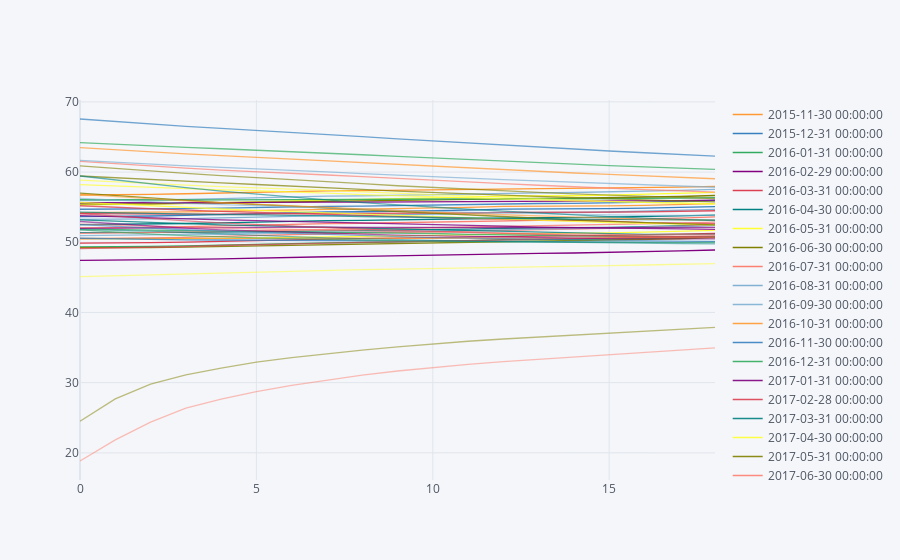

Notebook cell for this chart:
### Code cell
data2.T.iplot()

### Figure 1 — Plotly figure (JSON) as saved in the notebook; plotly's stock layout.template omitted (floating-point values rounded to 4 significant figures)
{"data": [{"line": {"color": "rgba(255, 153, 51, 1.0)", "dash": "solid", "shape": "linear", "width": 1.3}, "mode": "lines", "name": "2015-11-30 00:00:00", "text": "", "type": "scatter", "x": [0, 1, 2, 3, 4, 5, 6, 7, 8, 9, 10, 11, 12, 13, 14, 15, 16, 17, 18], "y": [56.73, 56.75, 56.82, 56.91, 57.02, 57.16, 57.32, 57.33, 57.36, 57.41, 57.47, 57.55, 57.65, 57.64, 57.66, 57.7, 57.76, 57.85, 57.96]}, {"line": {"color": "rgba(55, 128, 191, 1.0)", "dash": "solid", "shape": "linear", "width": 1.3}, "mode": "lines", "name": "2015-12-31 00:00:00", "text": "", "type": "scatter", "x": [0, 1, 2, 3, 4, 5, 6, 7, 8, 9, 10, 11, 12, 13, 14, 15, 16, 17, 18], "y": [53.66, 53.68, 53.74, 53.84, 53.96, 54.11, 54.29, 54.31, 54.35, 54.41, 54.49, 54.59, 54.71, 54.7, 54.73, 54.78, 54.85, 54.96, 55.09]}, {"line": {"color": "rgba(50, 171, 96, 1.0)", "dash": "solid", "shape": "linear", "width": 1.3}, "mode": "lines", "name": "2016-01-31 00:00:00", "text": "", "type": "scatter", "x": [0, 1, 2, 3, 4, 5, 6, 7, 8, 9, 10, 11, 12, 13, 14, 15, 16, 17, 18], "y": [49.33, 49.35, 49.41, 49.5, 49.61, 49.73, 49.89, 49.92, 49.97, 50.04, 50.13, 50.23, 50.36, 50.36, 50.39, 50.45, 50.54, 50.65, 50.79]}, {"line": {"color": "rgba(128, 0, 128, 1.0)", "dash": "solid", "shape": "linear", "width": 1.3}, "mode": "lines", "name": "2016-02-29 00:00:00", "text": "", "type": "scatter", "x": [0, 1, 2, 3, 4, 5, 6, 7, 8, 9, 10, 11, 12, 13, 14, 15, 16, 17, 18], "y": [47.43, 47.44, 47.48, 47.55, 47.64, 47.75, 47.9, 47.94, 48, 48.08, 48.18, 48.29, 48.42, 48.43, 48.47, 48.54, 48.64, 48.76, 48.9]}, {"line": {"color": "rgba(219, 64, 82, 1.0)", "dash": "solid", "shape": "linear", "width": 1.3}, "mode": "lines", "name": "2016-03-31 00:00:00", "text": "", "type": "scatter", "x": [0, 1, 2, 3, 4, 5, 6, 7, 8, 9, 10, 11, 12, 13, 14, 15, 16, 17, 18], "y": [49.87, 49.88, 49.94, 50.03, 50.14, 50.27, 50.43, 50.46, 50.51, 50.58, 50.68, 50.78, 50.89, 50.88, 50.9, 50.95, 51.03, 51.14, 51.27]}, {"line": {"color": "rgba(0, 128, 128, 1.0)", "dash": "solid", "shape": "linear", "width": 1.3}, "mode": "lines", "name": "2016-04-30 00:00:00", "text": "", "type": "scatter", "x": [0, 1, 2, 3, 4, 5, 6, 7, 8, 9, 10, 11, 12, 13, 14, 15, 16, 17, 18], "y": [52.52, 52.54, 52.59, 52.67, 52.77, 52.9, 53.06, 53.09, 53.13, 53.2, 53.29, 53.39, 53.51, 53.49, 53.51, 53.56, 53.64, 53.75, 53.88]}, {"line": {"color": "rgba(255, 255, 51, 1.0)", "dash": "solid", "shape": "linear", "width": 1.3}, "mode": "lines", "name": "2016-05-31 00:00:00", "text": "", "type": "scatter", "x": [0, 1, 2, 3, 4, 5, 6, 7, 8, 9, 10, 11, 12, 13, 14, 15, 16, 17, 18], "y": [55.32, 55.35, 55.41, 55.51, 55.63, 55.78, 55.96, 56.02, 56.09, 56.18, 56.29, 56.42, 56.57, 56.58, 56.63, 56.71, 56.82, 56.96, 57.12]}, {"line": {"color": "rgba(128, 128, 0, 1.0)", "dash": "solid", "shape": "linear", "width": 1.3}, "mode": "lines", "name": "2016-06-30 00:00:00", "text": "", "type": "scatter", "x": [0, 1, 2, 3, 4, 5, 6, 7, 8, 9, 10, 11, 12, 13, 14, 15, 16, 17, 18], "y": [55.46, 55.45, 55.48, 55.54, 55.61, 55.71, 55.83, 55.85, 55.9, 55.97, 56.05, 56.15, 56.27, 56.25, 56.27, 56.33, 56.41, 56.52, 56.66]}, {"line": {"color": "rgba(251, 128, 114, 1.0)", "dash": "solid", "shape": "linear", "width": 1.3}, "mode": "lines", "name": "2016-07-31 00:00:00", "text": "", "type": "scatter", "x": [0, 1, 2, 3, 4, 5, 6, 7, 8, 9, 10, 11, 12, 13, 14, 15, 16, 17, 18], "y": [52.06, 52.07, 52.13, 52.22, 52.33, 52.46, 52.62, 52.66, 52.71, 52.79, 52.88, 52.99, 53.13, 53.11, 53.14, 53.21, 53.32, 53.45, 53.61]}, {"line": {"color": "rgba(128, 177, 211, 1.0)", "dash": "solid", "shape": "linear", "width": 1.3}, "mode": "lines", "name": "2016-08-31 00:00:00", "text": "", "type": "scatter", "x": [0, 1, 2, 3, 4, 5, 6, 7, 8, 9, 10, 11, 12, 13, 14, 15, 16, 17, 18], "y": [53.27, 53.28, 53.31, 53.38, 53.48, 53.6, 53.75, 53.79, 53.85, 53.91, 53.99, 54.1, 54.23, 54.22, 54.25, 54.31, 54.4, 54.53, 54.68]}, {"line": {"color": "rgba(128, 177, 211, 0.8999999999999999)", "dash": "solid", "shape": "linear", "width": 1.3}, "mode": "lines", "name": "2016-09-30 00:00:00", "text": "", "type": "scatter", "x": [0, 1, 2, 3, 4, 5, 6, 7, 8, 9, 10, 11, 12, 13, 14, 15, 16, 17, 18], "y": [55.94, 55.96, 56.01, 56.1, 56.21, 56.35, 56.51, 56.56, 56.62, 56.7, 56.8, 56.92, 57.05, 57.05, 57.09, 57.16, 57.26, 57.39, 57.54]}, {"line": {"color": "rgba(255, 153, 51, 0.8999999999999999)", "dash": "solid", "shape": "linear", "width": 1.3}, "mode": "lines", "name": "2016-10-31 00:00:00", "text": "", "type": "scatter", "x": [0, 1, 2, 3, 4, 5, 6, 7, 8, 9, 10, 11, 12, 13, 14, 15, 16, 17, 18], "y": [54.22, 54.23, 54.27, 54.34, 54.42, 54.52, 54.65, 54.68, 54.73, 54.79, 54.88, 54.98, 55.1, 55.1, 55.12, 55.17, 55.25, 55.36, 55.5]}, {"line": {"color": "rgba(55, 128, 191, 0.8999999999999999)", "dash": "solid", "shape": "linear", "width": 1.3}, "mode": "lines", "name": "2016-11-30 00:00:00", "text": "", "type": "scatter", "x": [0, 1, 2, 3, 4, 5, 6, 7, 8, 9, 10, 11, 12, 13, 14, 15, 16, 17, 18], "y": [54.7, 54.7, 54.73, 54.78, 54.85, 54.95, 55.07, 55.11, 55.16, 55.23, 55.31, 55.41, 55.53, 55.52, 55.55, 55.61, 55.7, 55.81, 55.95]}, {"line": {"color": "rgba(50, 171, 96, 0.8999999999999999)", "dash": "solid", "shape": "linear", "width": 1.3}, "mode": "lines", "name": "2016-12-31 00:00:00", "text": "", "type": "scatter", "x": [0, 1, 2, 3, 4, 5, 6, 7, 8, 9, 10, 11, 12, 13, 14, 15, 16, 17, 18], "y": [56.08, 56.04, 56.02, 56.02, 56.04, 56.08, 56.14, 56.12, 56.12, 56.13, 56.16, 56.2, 56.26, 56.21, 56.19, 56.2, 56.23, 56.28, 56.36]}, {"line": {"color": "rgba(128, 0, 128, 0.8999999999999999)", "dash": "solid", "shape": "linear", "width": 1.3}, "mode": "lines", "name": "2017-01-31 00:00:00", "text": "", "type": "scatter", "x": [0, 1, 2, 3, 4, 5, 6, 7, 8, 9, 10, 11, 12, 13, 14, 15, 16, 17, 18], "y": [55.65, 55.62, 55.61, 55.61, 55.63, 55.67, 55.73, 55.71, 55.71, 55.73, 55.76, 55.8, 55.86, 55.82, 55.81, 55.83, 55.87, 55.93, 56.01]}, {"line": {"color": "rgba(219, 64, 82, 0.8999999999999999)", "dash": "solid", "shape": "linear", "width": 1.3}, "mode": "lines", "name": "2017-02-28 00:00:00", "text": "", "type": "scatter", "x": [0, 1, 2, 3, 4, 5, 6, 7, 8, 9, 10, 11, 12, 13, 14, 15, 16, 17, 18], "y": [54.09, 54.04, 54.01, 54.01, 54.02, 54.04, 54.07, 54.05, 54.06, 54.09, 54.13, 54.18, 54.26, 54.25, 54.26, 54.28, 54.33, 54.4, 54.49]}, {"line": {"color": "rgba(0, 128, 128, 0.8999999999999999)", "dash": "solid", "shape": "linear", "width": 1.3}, "mode": "lines", "name": "2017-03-31 00:00:00", "text": "", "type": "scatter", "x": [0, 1, 2, 3, 4, 5, 6, 7, 8, 9, 10, 11, 12, 13, 14, 15, 16, 17, 18], "y": [51.38, 51.36, 51.38, 51.4, 51.44, 51.49, 51.57, 51.59, 51.63, 51.69, 51.77, 51.87, 52, 52.02, 52.06, 52.13, 52.22, 52.33, 52.46]}, {"line": {"color": "rgba(255, 255, 51, 0.8999999999999999)", "dash": "solid", "shape": "linear", "width": 1.3}, "mode": "lines", "name": "2017-04-30 00:00:00", "text": "", "type": "scatter", "x": [0, 1, 2, 3, 4, 5, 6, 7, 8, 9, 10, 11, 12, 13, 14, 15, 16, 17, 18], "y": [50.48, 50.47, 50.48, 50.51, 50.56, 50.63, 50.72, 50.75, 50.8, 50.86, 50.95, 51.06, 51.19, 51.21, 51.26, 51.34, 51.44, 51.56, 51.7]}, {"line": {"color": "rgba(128, 128, 0, 0.8999999999999999)", "dash": "solid", "shape": "linear", "width": 1.3}, "mode": "lines", "name": "2017-05-31 00:00:00", "text": "", "type": "scatter", "x": [0, 1, 2, 3, 4, 5, 6, 7, 8, 9, 10, 11, 12, 13, 14, 15, 16, 17, 18], "y": [49.23, 49.22, 49.25, 49.31, 49.39, 49.49, 49.62, 49.65, 49.7, 49.77, 49.86, 49.97, 50.1, 50.13, 50.18, 50.26, 50.37, 50.5, 50.65]}, {"line": {"color": "rgba(251, 128, 114, 0.8999999999999999)", "dash": "solid", "shape": "linear", "width": 1.3}, "mode": "lines", "name": "2017-06-30 00:00:00", "text": "", "type": "scatter", "x": [0, 1, 2, 3, 4, 5, 6, 7, 8, 9, 10, 11, 12, 13, 14, 15, 16, 17, 18], "y": [50.48, 50.53, 50.6, 50.7, 50.83, 50.97, 51.13, 51.21, 51.3, 51.39, 51.49, 51.61, 51.75, 51.81, 51.89, 52, 52.13, 52.27, 52.43]}, {"line": {"color": "rgba(251, 128, 114, 0.7999999999999998)", "dash": "solid", "shape": "linear", "width": 1.3}, "mode": "lines", "name": "2017-07-31 00:00:00", "text": "", "type": "scatter", "x": [0, 1, 2, 3, 4, 5, 6, 7, 8, 9, 10, 11, 12, 13, 14, 15, 16, 17, 18], "y": [51.28, 51.32, 51.37, 51.44, 51.53, 51.64, 51.76, 51.82, 51.89, 51.98, 52.07, 52.17, 52.3, 52.35, 52.42, 52.5, 52.6, 52.73, 52.88]}, {"line": {"color": "rgba(128, 177, 211, 0.7999999999999998)", "dash": "solid", "shape": "linear", "width": 1.3}, "mode": "lines", "name": "2017-08-31 00:00:00", "text": "", "type": "scatter", "x": [0, 1, 2, 3, 4, 5, 6, 7, 8, 9, 10, 11, 12, 13, 14, 15, 16, 17, 18], "y": [50.94, 50.98, 51.04, 51.11, 51.18, 51.26, 51.36, 51.4, 51.46, 51.53, 51.61, 51.7, 51.81, 51.85, 51.91, 52, 52.09, 52.21, 52.36]}, {"line": {"color": "rgba(255, 153, 51, 0.7999999999999998)", "dash": "solid", "shape": "linear", "width": 1.3}, "mode": "lines", "name": "2017-09-30 00:00:00", "text": "", "type": "scatter", "x": [0, 1, 2, 3, 4, 5, 6, 7, 8, 9, 10, 11, 12, 13, 14, 15, 16, 17, 18], "y": [50.55, 50.53, 50.52, 50.51, 50.53, 50.55, 50.59, 50.56, 50.55, 50.55, 50.57, 50.58, 50.62, 50.59, 50.58, 50.6, 50.63, 50.67, 50.73]}, {"line": {"color": "rgba(55, 128, 191, 0.7999999999999998)", "dash": "solid", "shape": "linear", "width": 1.3}, "mode": "lines", "name": "2017-10-31 00:00:00", "text": "", "type": "scatter", "x": [0, 1, 2, 3, 4, 5, 6, 7, 8, 9, 10, 11, 12, 13, 14, 15, 16, 17, 18], "y": [50.57, 50.48, 50.41, 50.35, 50.32, 50.29, 50.26, 50.21, 50.17, 50.15, 50.13, 50.11, 50.11, 50.06, 50.03, 50.01, 50.01, 50.02, 50.06]}, {"line": {"color": "rgba(50, 171, 96, 0.7999999999999998)", "dash": "solid", "shape": "linear", "width": 1.3}, "mode": "lines", "name": "2017-11-30 00:00:00", "text": "", "type": "scatter", "x": [0, 1, 2, 3, 4, 5, 6, 7, 8, 9, 10, 11, 12, 13, 14, 15, 16, 17, 18], "y": [51.92, 51.79, 51.73, 51.65, 51.57, 51.53, 51.48, 51.39, 51.37, 51.32, 51.25, 51.11, 51.03, 50.93, 50.92, 50.86, 50.83, 50.78, 50.76]}, {"line": {"color": "rgba(128, 0, 128, 0.7999999999999998)", "dash": "solid", "shape": "linear", "width": 1.3}, "mode": "lines", "name": "2017-12-31 00:00:00", "text": "", "type": "scatter", "x": [0, 1, 2, 3, 4, 5, 6, 7, 8, 9, 10, 11, 12, 13, 14, 15, 16, 17, 18], "y": [53.79, 53.62, 53.45, 53.31, 53.19, 53.07, 52.97, 52.85, 52.73, 52.62, 52.51, 52.41, 52.29, 52.16, 52.12, 52.07, 51.97, 51.9, 51.85]}, {"line": {"color": "rgba(219, 64, 82, 0.7999999999999998)", "dash": "solid", "shape": "linear", "width": 1.3}, "mode": "lines", "name": "2018-01-31 00:00:00", "text": "", "type": "scatter", "x": [0, 1, 2, 3, 4, 5, 6, 7, 8, 9, 10, 11, 12, 13, 14, 15, 16, 17, 18], "y": [55.2, 54.97, 54.77, 54.59, 54.4, 54.25, 54.12, 53.96, 53.81, 53.67, 53.53, 53.38, 53.25, 53.11, 53.09, 53, 52.8, 52.71, 52.64]}, {"line": {"color": "rgba(0, 128, 128, 0.7999999999999998)", "dash": "solid", "shape": "linear", "width": 1.3}, "mode": "lines", "name": "2018-02-28 00:00:00", "text": "", "type": "scatter", "x": [0, 1, 2, 3, 4, 5, 6, 7, 8, 9, 10, 11, 12, 13, 14, 15, 16, 17, 18], "y": [53.18, 52.98, 52.82, 52.64, 52.48, 52.37, 52.28, 52.15, 52.02, 51.9, 51.78, 51.67, 51.55, 51.41, 51.33, 51.23, 51.12, 51.11, 51.12]}, {"line": {"color": "rgba(255, 255, 51, 0.7999999999999998)", "dash": "solid", "shape": "linear", "width": 1.3}, "mode": "lines", "name": "2018-03-31 00:00:00", "text": "", "type": "scatter", "x": [0, 1, 2, 3, 4, 5, 6, 7, 8, 9, 10, 11, 12, 13, 14, 15, 16, 17, 18], "y": [55.69, 55.43, 55.21, 54.98, 54.74, 54.54, 54.36, 54.16, 53.98, 53.78, 53.62, 53.44, 53.27, 53.08, 52.92, 52.8, 52.71, 52.61, 52.48]}, {"line": {"color": "rgba(128, 128, 0, 0.7999999999999998)", "dash": "solid", "shape": "linear", "width": 1.3}, "mode": "lines", "name": "2018-04-30 00:00:00", "text": "", "type": "scatter", "x": [0, 1, 2, 3, 4, 5, 6, 7, 8, 9, 10, 11, 12, 13, 14, 15, 16, 17, 18], "y": [57, 56.64, 56.29, 55.96, 55.65, 55.38, 55.13, 54.86, 54.6, 54.34, 54.07, 53.82, 53.6, 53.37, 53.17, 52.98, 52.82, 52.68, 52.48]}, {"line": {"color": "rgba(128, 128, 0, 0.7)", "dash": "solid", "shape": "linear", "width": 1.3}, "mode": "lines", "name": "2018-05-31 00:00:00", "text": "", "type": "scatter", "x": [0, 1, 2, 3, 4, 5, 6, 7, 8, 9, 10, 11, 12, 13, 14, 15, 16, 17, 18], "y": [59.44, 59.17, 58.91, 58.65, 58.45, 58.23, 58.03, 57.77, 57.53, 57.28, 57.06, 56.87, 56.71, 56.53, 56.33, 56.18, 56.03, 55.9, 55.75]}, {"line": {"color": "rgba(251, 128, 114, 0.7)", "dash": "solid", "shape": "linear", "width": 1.3}, "mode": "lines", "name": "2018-06-30 00:00:00", "text": "", "type": "scatter", "x": [0, 1, 2, 3, 4, 5, 6, 7, 8, 9, 10, 11, 12, 13, 14, 15, 16, 17, 18], "y": [61.51, 61.16, 60.87, 60.55, 60.29, 60.02, 59.82, 59.58, 59.36, 59.08, 58.83, 58.55, 58.34, 58.12, 57.89, 57.69, 57.49, 57.34, 57.15]}, {"line": {"color": "rgba(128, 177, 211, 0.7)", "dash": "solid", "shape": "linear", "width": 1.3}, "mode": "lines", "name": "2018-07-31 00:00:00", "text": "", "type": "scatter", "x": [0, 1, 2, 3, 4, 5, 6, 7, 8, 9, 10, 11, 12, 13, 14, 15, 16, 17, 18], "y": [61.67, 61.38, 61.12, 60.88, 60.66, 60.47, 60.28, 60.02, 59.78, 59.54, 59.32, 59.13, 58.93, 58.74, 58.54, 58.36, 58.16, 57.99, 57.84]}, {"line": {"color": "rgba(255, 153, 51, 0.7)", "dash": "solid", "shape": "linear", "width": 1.3}, "mode": "lines", "name": "2018-08-31 00:00:00", "text": "", "type": "scatter", "x": [0, 1, 2, 3, 4, 5, 6, 7, 8, 9, 10, 11, 12, 13, 14, 15, 16, 17, 18], "y": [63.49, 63.17, 62.88, 62.58, 62.33, 62.08, 61.87, 61.59, 61.32, 61.05, 60.8, 60.57, 60.33, 60.08, 59.87, 59.67, 59.47, 59.28, 59.05]}, {"line": {"color": "rgba(55, 128, 191, 0.7)", "dash": "solid", "shape": "linear", "width": 1.3}, "mode": "lines", "name": "2018-09-30 00:00:00", "text": "", "type": "scatter", "x": [0, 1, 2, 3, 4, 5, 6, 7, 8, 9, 10, 11, 12, 13, 14, 15, 16, 17, 18], "y": [67.56, 67.19, 66.85, 66.52, 66.22, 65.94, 65.69, 65.36, 65.04, 64.72, 64.42, 64.11, 63.83, 63.53, 63.26, 63, 62.75, 62.52, 62.28]}, {"line": {"color": "rgba(50, 171, 96, 0.7)", "dash": "solid", "shape": "linear", "width": 1.3}, "mode": "lines", "name": "2018-10-31 00:00:00", "text": "", "type": "scatter", "x": [0, 1, 2, 3, 4, 5, 6, 7, 8, 9, 10, 11, 12, 13, 14, 15, 16, 17, 18], "y": [64.2, 63.95, 63.73, 63.51, 63.32, 63.13, 62.95, 62.7, 62.47, 62.23, 62, 61.77, 61.57, 61.33, 61.13, 60.93, 60.74, 60.56, 60.37]}, {"line": {"color": "rgba(128, 0, 128, 0.7)", "dash": "solid", "shape": "linear", "width": 1.3}, "mode": "lines", "name": "2018-11-30 00:00:00", "text": "", "type": "scatter", "x": [0, 1, 2, 3, 4, 5, 6, 7, 8, 9, 10, 11, 12, 13, 14, 15, 16, 17, 18], "y": [51.99, 51.99, 52.01, 52.05, 52.09, 52.12, 52.17, 52.15, 52.13, 52.11, 52.1, 52.09, 52.1, 52.07, 52.07, 52.07, 52.08, 52.09, 52.12]}, {"line": {"color": "rgba(219, 64, 82, 0.7)", "dash": "solid", "shape": "linear", "width": 1.3}, "mode": "lines", "name": "2018-12-31 00:00:00", "text": "", "type": "scatter", "x": [0, 1, 2, 3, 4, 5, 6, 7, 8, 9, 10, 11, 12, 13, 14, 15, 16, 17, 18], "y": [49.11, 49.18, 49.28, 49.4, 49.54, 49.67, 49.82, 49.9, 49.98, 50.06, 50.15, 50.23, 50.33, 50.39, 50.48, 50.57, 50.67, 50.78, 50.89]}, {"line": {"color": "rgba(0, 128, 128, 0.7)", "dash": "solid", "shape": "linear", "width": 1.3}, "mode": "lines", "name": "2019-01-31 00:00:00", "text": "", "type": "scatter", "x": [0, 1, 2, 3, 4, 5, 6, 7, 8, 9, 10, 11, 12, 13, 14, 15, 16, 17, 18], "y": [54.28, 54.17, 54.07, 54, 53.94, 53.9, 53.86, 53.76, 53.67, 53.59, 53.52, 53.44, 53.4, 53.33, 53.28, 53.25, 53.22, 53.18, 53.17]}, {"line": {"color": "rgba(255, 255, 51, 0.7)", "dash": "solid", "shape": "linear", "width": 1.3}, "mode": "lines", "name": "2019-02-28 00:00:00", "text": "", "type": "scatter", "x": [0, 1, 2, 3, 4, 5, 6, 7, 8, 9, 10, 11, 12, 13, 14, 15, 16, 17, 18], "y": [58.21, 58, 57.81, 57.64, 57.47, 57.34, 57.21, 57.01, 56.8, 56.63, 56.47, 56.32, 56.19, 56.03, 55.9, 55.78, 55.67, 55.57, 55.49]}, {"line": {"color": "rgba(255, 255, 51, 0.5999999999999999)", "dash": "solid", "shape": "linear", "width": 1.3}, "mode": "lines", "name": "2019-03-31 00:00:00", "text": "", "type": "scatter", "x": [0, 1, 2, 3, 4, 5, 6, 7, 8, 9, 10, 11, 12, 13, 14, 15, 16, 17, 18], "y": [58.85, 58.59, 58.35, 58.13, 57.93, 57.76, 57.63, 57.4, 57.18, 56.98, 56.76, 56.54, 56.37, 56.17, 56, 55.83, 55.67, 55.54, 55.43]}, {"line": {"color": "rgba(128, 128, 0, 0.5999999999999999)", "dash": "solid", "shape": "linear", "width": 1.3}, "mode": "lines", "name": "2019-04-30 00:00:00", "text": "", "type": "scatter", "x": [0, 1, 2, 3, 4, 5, 6, 7, 8, 9, 10, 11, 12, 13, 14, 15, 16, 17, 18], "y": [60.88, 60.49, 60.14, 59.8, 59.48, 59.21, 58.98, 58.65, 58.34, 58.05, 57.79, 57.56, 57.36, 57.11, 56.88, 56.69, 56.51, 56.35, 56.21]}, {"line": {"color": "rgba(251, 128, 114, 0.5999999999999999)", "dash": "solid", "shape": "linear", "width": 1.3}, "mode": "lines", "name": "2019-05-31 00:00:00", "text": "", "type": "scatter", "x": [0, 1, 2, 3, 4, 5, 6, 7, 8, 9, 10, 11, 12, 13, 14, 15, 16, 17, 18], "y": [52.58, 52.41, 52.26, 52.14, 52.03, 51.95, 51.88, 51.75, 51.63, 51.53, 51.45, 51.4, 51.34, 51.23, 51.13, 51.08, 51.06, 51.07, 51.09]}, {"line": {"color": "rgba(128, 177, 211, 0.5999999999999999)", "dash": "solid", "shape": "linear", "width": 1.3}, "mode": "lines", "name": "2019-06-30 00:00:00", "text": "", "type": "scatter", "x": [0, 1, 2, 3, 4, 5, 6, 7, 8, 9, 10, 11, 12, 13, 14, 15, 16, 17, 18], "y": [56.26, 55.99, 55.76, 55.54, 55.35, 55.18, 55.03, 54.83, 54.66, 54.5, 54.36, 54.25, 54.18, 54.06, 53.97, 53.91, 53.84, 53.82, 53.82]}, {"line": {"color": "rgba(255, 153, 51, 0.5999999999999999)", "dash": "solid", "shape": "linear", "width": 1.3}, "mode": "lines", "name": "2019-07-31 00:00:00", "text": "", "type": "scatter", "x": [0, 1, 2, 3, 4, 5, 6, 7, 8, 9, 10, 11, 12, 13, 14, 15, 16, 17, 18], "y": [56.82, 56.49, 56.19, 55.91, 55.65, 55.42, 55.21, 54.95, 54.7, 54.47, 54.26, 54.08, 53.92, 53.73, 53.57, 53.43, 53.31, 53.2, 53.11]}, {"line": {"color": "rgba(55, 128, 191, 0.5999999999999999)", "dash": "solid", "shape": "linear", "width": 1.3}, "mode": "lines", "name": "2019-08-31 00:00:00", "text": "", "type": "scatter", "x": [0, 1, 2, 3, 4, 5, 6, 7, 8, 9, 10, 11, 12, 13, 14, 15, 16, 17, 18], "y": [52.5, 52.23, 51.99, 51.78, 51.59, 51.42, 51.27, 51.09, 50.93, 50.79, 50.67, 50.58, 50.5, 50.4, 50.31, 50.24, 50.19, 50.15, 50.13]}, {"line": {"color": "rgba(50, 171, 96, 0.5999999999999999)", "dash": "solid", "shape": "linear", "width": 1.3}, "mode": "lines", "name": "2019-09-30 00:00:00", "text": "", "type": "scatter", "x": [0, 1, 2, 3, 4, 5, 6, 7, 8, 9, 10, 11, 12, 13, 14, 15, 16, 17, 18], "y": [51.77, 51.45, 51.17, 50.94, 50.76, 50.63, 50.51, 50.4, 50.3, 50.21, 50.14, 50.1, 50.07, 50.01, 49.97, 49.94, 49.94, 49.95, 49.97]}, {"line": {"color": "rgba(128, 0, 128, 0.5999999999999999)", "dash": "solid", "shape": "linear", "width": 1.3}, "mode": "lines", "name": "2019-10-31 00:00:00", "text": "", "type": "scatter", "x": [0, 1, 2, 3, 4, 5, 6, 7, 8, 9, 10, 11, 12, 13, 14, 15, 16, 17, 18], "y": [52.96, 52.61, 52.29, 52.02, 51.77, 51.59, 51.46, 51.3, 51.15, 51.03, 50.93, 50.85, 50.79, 50.69, 50.6, 50.53, 50.49, 50.48, 50.48]}, {"line": {"color": "rgba(219, 64, 82, 0.5999999999999999)", "dash": "solid", "shape": "linear", "width": 1.3}, "mode": "lines", "name": "2019-11-30 00:00:00", "text": "", "type": "scatter", "x": [0, 1, 2, 3, 4, 5, 6, 7, 8, 9, 10, 11, 12, 13, 14, 15, 16, 17, 18], "y": [54.1, 53.73, 53.38, 53.05, 52.77, 52.53, 52.31, 52.09, 51.88, 51.7, 51.54, 51.41, 51.29, 51.14, 51, 50.89, 50.79, 50.72, 50.67]}, {"line": {"color": "rgba(0, 128, 128, 0.5999999999999999)", "dash": "solid", "shape": "linear", "width": 1.3}, "mode": "lines", "name": "2019-12-31 00:00:00", "text": "", "type": "scatter", "x": [0, 1, 2, 3, 4, 5, 6, 7, 8, 9, 10, 11, 12, 13, 14, 15, 16, 17, 18], "y": [59.44, 58.87, 58.31, 57.77, 57.29, 56.85, 56.44, 56.03, 55.66, 55.32, 55, 54.7, 54.44, 54.15, 53.88, 53.64, 53.43, 53.24, 53.07]}, {"line": {"color": "rgba(0, 128, 128, 0.49999999999999983)", "dash": "solid", "shape": "linear", "width": 1.3}, "mode": "lines", "name": "2020-01-31 00:00:00", "text": "", "type": "scatter", "x": [0, 1, 2, 3, 4, 5, 6, 7, 8, 9, 10, 11, 12, 13, 14, 15, 16, 17, 18], "y": [51.8, 51.74, 51.59, 51.39, 51.17, 50.98, 50.8, 50.63, 50.48, 50.36, 50.26, 50.17, 50.1, 50, 49.93, 49.87, 49.83, 49.8, 49.78]}, {"line": {"color": "rgba(255, 255, 51, 0.49999999999999983)", "dash": "solid", "shape": "linear", "width": 1.3}, "mode": "lines", "name": "2020-02-29 00:00:00", "text": "", "type": "scatter", "x": [0, 1, 2, 3, 4, 5, 6, 7, 8, 9, 10, 11, 12, 13, 14, 15, 16, 17, 18], "y": [45.1, 45.23, 45.35, 45.46, 45.58, 45.73, 45.89, 46, 46.09, 46.17, 46.27, 46.36, 46.46, 46.53, 46.6, 46.67, 46.76, 46.86, 46.97]}, {"line": {"color": "rgba(128, 128, 0, 0.49999999999999983)", "dash": "solid", "shape": "linear", "width": 1.3}, "mode": "lines", "name": "2020-03-31 00:00:00", "text": "", "type": "scatter", "x": [0, 1, 2, 3, 4, 5, 6, 7, 8, 9, 10, 11, 12, 13, 14, 15, 16, 17, 18], "y": [24.51, 27.69, 29.79, 31.12, 32.08, 32.91, 33.58, 34.15, 34.64, 35.1, 35.52, 35.9, 36.22, 36.49, 36.76, 37.04, 37.31, 37.59, 37.88]}, {"line": {"color": "rgba(251, 128, 114, 0.49999999999999983)", "dash": "solid", "shape": "linear", "width": 1.3}, "mode": "lines", "name": "2020-04-30 00:00:00", "text": "", "type": "scatter", "x": [0, 1, 2, 3, 4, 5, 6, 7, 8, 9, 10, 11, 12, 13, 14, 15, 16, 17, 18], "y": [18.84, 21.85, 24.37, 26.37, 27.67, 28.72, 29.62, 30.38, 31.07, 31.66, 32.17, 32.61, 33.01, 33.35, 33.69, 34.01, 34.32, 34.63, 34.95]}], "layout": {"legend": {"bgcolor": "#F5F6F9", "font": {"color": "#4D5663"}}, "paper_bgcolor": "#F5F6F9", "plot_bgcolor": "#F5F6F9", "title": {"font": {"color": "#4D5663"}}, "xaxis": {"gridcolor": "#E1E5ED", "showgrid": true, "tickfont": {"color": "#4D5663"}, "title": {"font": {"color": "#4D5663"}, "text": ""}, "zerolinecolor": "#E1E5ED"}, "yaxis": {"gridcolor": "#E1E5ED", "showgrid": true, "tickfont": {"color": "#4D5663"}, "title": {"font": {"color": "#4D5663"}, "text": ""}, "zerolinecolor": "#E1E5ED"}}}
